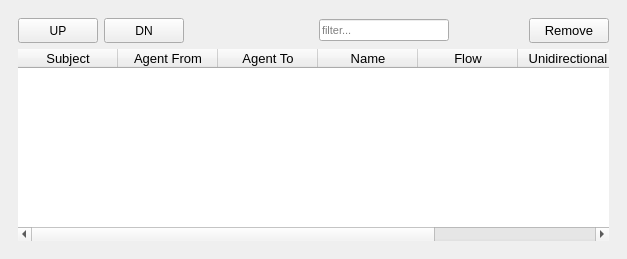
  <widget class="QDockWidget" name="dockWidget_5">
   <property name="sizePolicy">
    <sizepolicy hsizetype="Expanding" vsizetype="Expanding">
     <horstretch>0</horstretch>
     <verstretch>0</verstretch>
    </sizepolicy>
   </property>
   <property name="minimumSize">
    <size>
     <width>627</width>
     <height>216</height>
    </size>
   </property>
   <property name="maximumSize">
    <size>
     <width>1200</width>
     <height>800</height>
    </size>
   </property>
   <property name="floating">
    <bool>false</bool>
   </property>
   <property name="features">
    <set>QDockWidget::DockWidgetFloatable|QDockWidget::DockWidgetMovable</set>
   </property>
   <property name="windowTitle">
    <string>TRANSACTION LIST</string>
   </property>
   <attribute name="dockWidgetArea">
    <number>1</number>
   </attribute>
   <widget class="QWidget" name="dockWidgetContents_5">
    <layout class="QVBoxLayout" name="verticalLayout">
     <item>
      <widget class="QWidget" name="widget_3" native="true">
       <layout class="QGridLayout" name="gridLayout_6">
        <item row="0" column="1">
         <widget class="QPushButton" name="moveDnBtn">
          <property name="enabled">
           <bool>true</bool>
          </property>
          <property name="minimumSize">
           <size>
            <width>80</width>
            <height>25</height>
           </size>
          </property>
          <property name="toolTip">
           <string>move down</string>
          </property>
          <property name="styleSheet">
           <string notr="true">QPushButton:disabled{
background-color: rgb(245, 245, 245);
color:rgb(136, 136, 136);
}</string>
          </property>
          <property name="text">
           <string>DN</string>
          </property>
         </widget>
        </item>
        <item row="0" column="5">
         <spacer name="horizontalSpacer_8">
          <property name="orientation">
           <enum>Qt::Horizontal</enum>
          </property>
          <property name="sizeHint" stdset="0">
           <size>
            <width>30</width>
            <height>20</height>
           </size>
          </property>
         </spacer>
        </item>
        <item row="0" column="0">
         <widget class="QPushButton" name="moveUpBtn">
          <property name="enabled">
           <bool>true</bool>
          </property>
          <property name="minimumSize">
           <size>
            <width>80</width>
            <height>25</height>
           </size>
          </property>
          <property name="toolTip">
           <string>move up</string>
          </property>
          <property name="styleSheet">
           <string notr="true">QPushButton:disabled{
background-color: rgb(245, 245, 245);
color:rgb(136, 136, 136);
}</string>
          </property>
          <property name="text">
           <string>UP</string>
          </property>
         </widget>
        </item>
        <item row="0" column="2" colspan="2">
         <spacer name="horizontalSpacer_7">
          <property name="orientation">
           <enum>Qt::Horizontal</enum>
          </property>
          <property name="sizeType">
           <enum>QSizePolicy::Fixed</enum>
          </property>
          <property name="sizeHint" stdset="0">
           <size>
            <width>123</width>
            <height>20</height>
           </size>
          </property>
         </spacer>
        </item>
        <item row="0" column="9" colspan="4">
         <widget class="QPushButton" name="removeButton">
          <property name="minimumSize">
           <size>
            <width>80</width>
            <height>25</height>
           </size>
          </property>
          <property name="toolTip">
           <string>&lt;html&gt;&lt;head/&gt;&lt;body&gt;&lt;p&gt;Remove the curently selected transaction&lt;/p&gt;&lt;/body&gt;&lt;/html&gt;</string>
          </property>
          <property name="styleSheet">
           <string notr="true">font-size: 10pt;</string>
          </property>
          <property name="text">
           <string>  Remove  </string>
          </property>
         </widget>
        </item>
        <item row="3" column="0" colspan="13">
         <widget class="QTableWidget" name="transactionView">
          <property name="enabled">
           <bool>true</bool>
          </property>
          <property name="minimumSize">
           <size>
            <width>60</width>
            <height>50</height>
           </size>
          </property>
          <property name="baseSize">
           <size>
            <width>70</width>
            <height>40</height>
           </size>
          </property>
          <property name="font">
           <font>
            <family>MS Sans Serif</family>
            <pointsize>10</pointsize>
            <weight>50</weight>
            <italic>false</italic>
            <bold>false</bold>
            <stylestrategy>PreferDefault</stylestrategy>
           </font>
          </property>
          <property name="autoFillBackground">
           <bool>true</bool>
          </property>
          <property name="styleSheet">
           <string notr="true"/>
          </property>
          <property name="frameShape">
           <enum>QFrame::NoFrame</enum>
          </property>
          <property name="frameShadow">
           <enum>QFrame::Plain</enum>
          </property>
          <property name="dragDropMode">
           <enum>QAbstractItemView::NoDragDrop</enum>
          </property>
          <property name="defaultDropAction">
           <enum>Qt::IgnoreAction</enum>
          </property>
          <property name="selectionMode">
           <enum>QAbstractItemView::SingleSelection</enum>
          </property>
          <property name="selectionBehavior">
           <enum>QAbstractItemView::SelectItems</enum>
          </property>
          <property name="showGrid">
           <bool>true</bool>
          </property>
          <property name="gridStyle">
           <enum>Qt::DotLine</enum>
          </property>
          <property name="sortingEnabled">
           <bool>false</bool>
          </property>
          <property name="columnCount">
           <number>7</number>
          </property>
          <attribute name="horizontalHeaderDefaultSectionSize">
           <number>100</number>
          </attribute>
          <attribute name="horizontalHeaderMinimumSectionSize">
           <number>100</number>
          </attribute>
          <attribute name="horizontalHeaderStretchLastSection">
           <bool>false</bool>
          </attribute>
          <attribute name="verticalHeaderVisible">
           <bool>false</bool>
          </attribute>
          <attribute name="verticalHeaderDefaultSectionSize">
           <number>25</number>
          </attribute>
          <attribute name="verticalHeaderMinimumSectionSize">
           <number>25</number>
          </attribute>
          <column>
           <property name="text">
            <string>Subject</string>
           </property>
           <property name="background">
            <color alpha="0">
             <red>255</red>
             <green>255</green>
             <blue>255</blue>
            </color>
           </property>
          </column>
          <column>
           <property name="text">
            <string>Agent From</string>
           </property>
          </column>
          <column>
           <property name="text">
            <string>Agent To</string>
           </property>
          </column>
          <column>
           <property name="text">
            <string>Name</string>
           </property>
          </column>
          <column>
           <property name="text">
            <string>Flow</string>
           </property>
          </column>
          <column>
           <property name="text">
            <string>Unidirectional</string>
           </property>
          </column>
          <column>
           <property name="text">
            <string>Quantity</string>
           </property>
          </column>
         </widget>
        </item>
        <item row="0" column="4">
         <widget class="QLineEdit" name="FilterlineEdit">
          <property name="minimumSize">
           <size>
            <width>130</width>
            <height>0</height>
           </size>
          </property>
          <property name="maximumSize">
           <size>
            <width>130</width>
            <height>16777215</height>
           </size>
          </property>
          <property name="font">
           <font>
            <pointsize>8</pointsize>
           </font>
          </property>
          <property name="styleSheet">
           <string notr="true">font-size:8pt;</string>
          </property>
          <property name="placeholderText">
           <string>filter...</string>
          </property>
         </widget>
        </item>
       </layout>
      </widget>
     </item>
    </layout>
   </widget>
  </widget>
